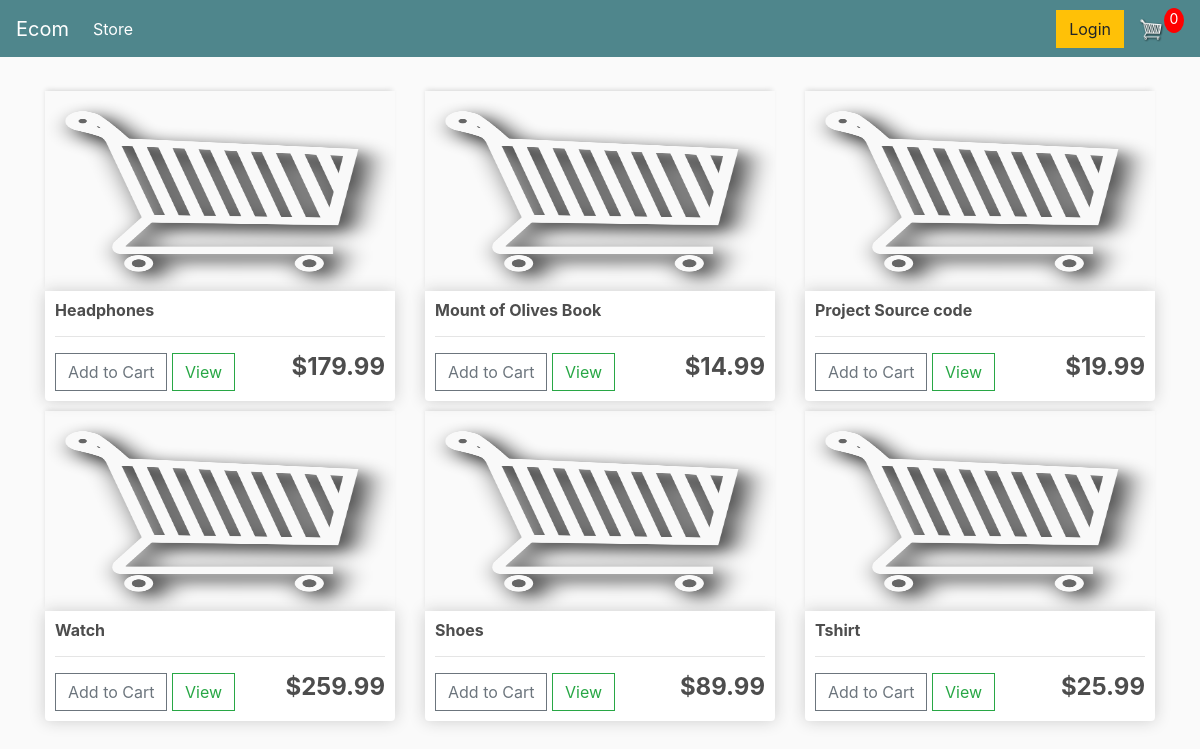
The page / on the database its author committed.
### store/models.py (models this page shows, shortened)
class Product(models.Model):
    name = models.CharField(max_length=200, null=True)
    price = models.FloatField()
    digital = models.BooleanField(default=False, null=True, blank=False)
    image = models.ImageField(null=True, blank=True)

### store/views.py (the view)
# urls.py: path('', include('store.urls')),
def store(request):
     if request.user.is_authenticated:
          customer = request.user.customer
          order, created = Order.objects.get_or_create(customer=customer, complete=False)
          items = order.orderitem_set.all()
          cartItems = order.get_cart_items
     else:
          items = []
          order = {'get_cart_total':0, 'get_cart_items':0, 'shipping':False}
          cartItems = order['get_cart_items']
     products = Product.objects.all()
     context = {'products':products, 'cartItems':cartItems}
     return render(request, 'store/store.html', context)

### store/templates/store/Store.html
{% extends 'store/main.html' %}
{% load static %}
{% block content %}
	<div class="row">
		{% for product in products %}
		<div class="col-lg-4">
			<img class="thumbnail" src="{{product.image.url}}">
			<div class="box-element product">
				<h6><strong>{{product.name}}</strong></h6>
				<hr>
				<button data-product="{{product.id}}" data-action="add" class="btn btn-outline-secondary add-btn update-cart">Add to Cart</button>
				<a class="btn btn-outline-success" href="#">View</a>
				<h4 style="display: inline-block; float: right"><strong>
				${{product.price|floatformat:2}}</strong></h4>
			</div>
		</div>
		{% endfor %}
	</div>
{% endblock content %}

### static/css/main.css (style rules this page uses)
body { background-color: hsl(0, 0%, 98%); }
h1,h2,h3,h4,h5,h6 { color:hsl(0, 0%, 30%); }
.box-element { box-shadow:hsl(0, 0%, 80%) 0 0 16px; background-color: #fff; border-radius: 4px; padding: 10px; }
.thumbnail { width: 100%; height: 200px; -webkit-box-shadow: -1px -3px 5px -2px rgba(214,214,214,1); -moz-box-shadow: -1px -3px 5px -2px rgba(214,214,214,1); box-shadow: -1px -3px 5px -2px rgba(214,214,214,1); }
.product { border-radius: 0 0 4px 4px; }
.col-lg-4, .col-lg-6, .col-lg-8, .col-lg-12 { margin-top: 10px; }
.btn { border-radius: 0; }

### rows shown on the page
Product: image (picture), name "Headphones", price "179.99"
Product: image (picture), name "Mount of Olives Book", price "14.99"
Product: image (picture), name "Project Source code", price "19.99"
Product: image (picture), name "Watch", price "259.99"
Product: image (picture), name "Shoes", price "89.99"
Product: image (picture), name "Tshirt", price "25.99"

### other values the page prints
{{ cartItems }} "0"
